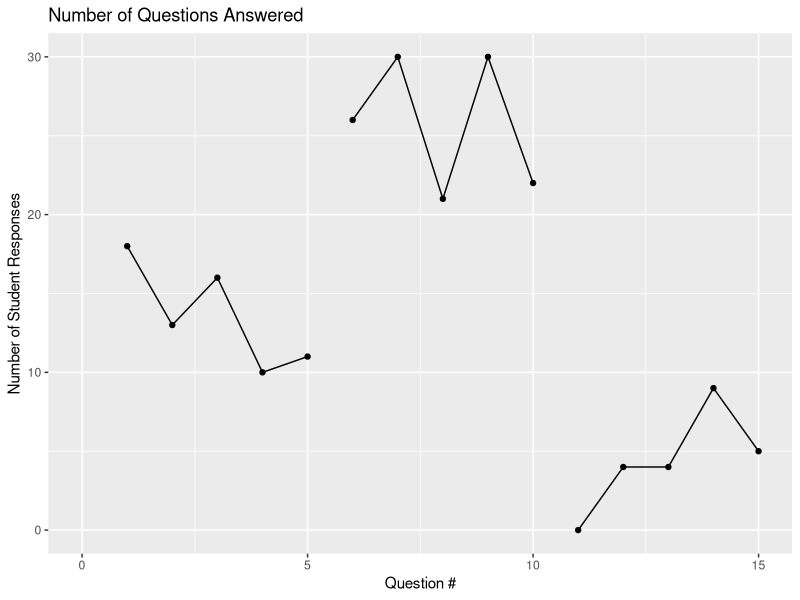
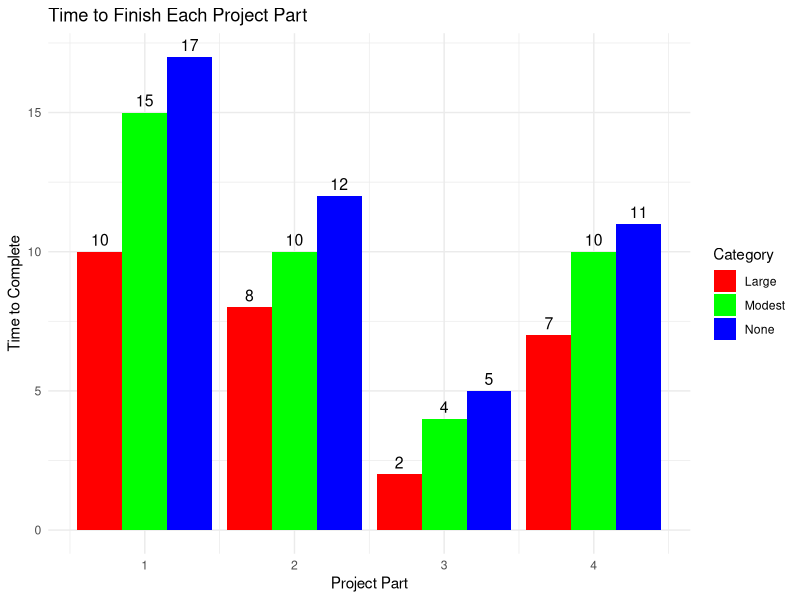
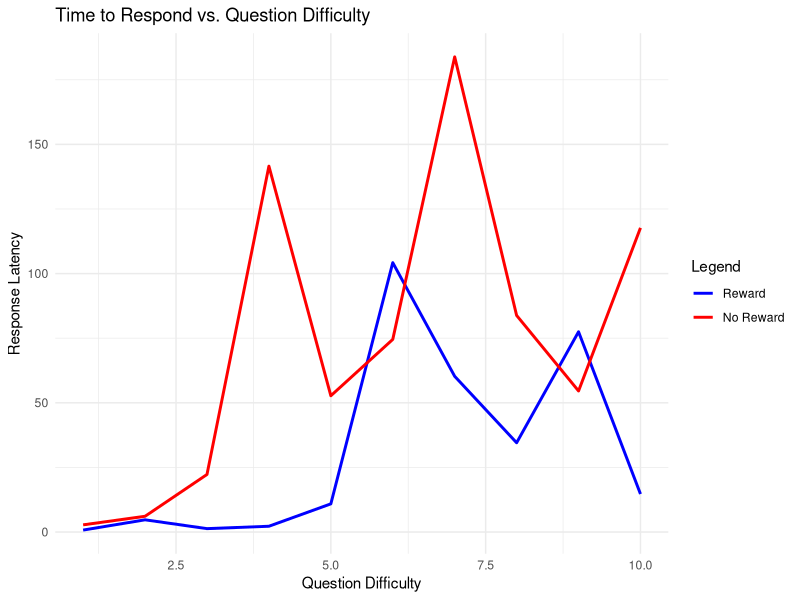

These figures' R source, in order:
## ---- chunk 1
# Import libraries
library(ggplot2)
## ---- chunk 2
# Generate random data
set.seed(1) # Set seed to make data reproducible
n = 5 # Number of days
A1 = sample(10:20, n, replace = TRUE)
B2 = sample(20:30, n, replace = TRUE)
A3 = sample(0:10, n, replace = TRUE)
data = c(A1, B2, A3)
time = seq(from = 1, to = length(data))
condition = c(rep("A1", n), rep("B2", n), rep("A3", n))
df = data.frame(data, time, condition)

# Make plot
ggplot(data = df, aes(x = time, y = data, group = condition)) + 
  geom_line() + 
  geom_point() + 
  expand_limits(x = 0, y = 0) + 
  xlab("Question #") + 
  ylab("Number of Student Responses") + 
  ggtitle("Number of Questions Answered")
## ---- chunk 3
# Data
print(A1)
print(B2)
print(A3)
## ---- chunk 4
# Create a sample data frame
data <- data.frame(
  Group = rep(1:4, each = 3),
  Category = rep(c("Large", "Modest", "None"), times = 4),
  Value = c(10, 15, 17, 8, 10, 12, 2, 4, 5, 7, 10, 11)
)

# Create the bar plot using ggplot2
ggplot(data, aes(x = Group, y = Value, fill = Category)) +
  geom_bar(stat = "identity", position = position_dodge()) +
  labs(title = "Time to Finish Each Project Part", 
       x = "Project Part", 
       y = "Time to Complete") +
  scale_fill_manual(values = c("Large" = "red", "Modest" = "green", "None" = "blue")) +
  theme_minimal() + 
  geom_text(aes(label = Value), 
              position = position_dodge(width = 0.9), 
              vjust = -0.5, 
              size = 4)
## ---- chunk 5

# Create two sample datasets
set.seed(1)
x = 1:10
y1 = c()
for (i in 1:length(x)){
  y1 = c(y1, rexp(1, rate = 1/x[i]^2))
}
y2 = c()
for (i in 1:length(x)){
  y2 = c(y2, rexp(1, rate = 0.5/x[i]^2))
}


dataset1 <- data.frame(x, y1)

dataset2 <- data.frame(x, y2)

# Create a ggplot with two line plots
ggplot() +
  geom_line(data = dataset1, aes(x = x, y = y1, color = "Line 1"), size = 1) +
  geom_line(data = dataset2, aes(x = x, y = y2, color = "Line 2"), size = 1) +
  labs(
    title = "Time to Respond vs. Question Difficulty",
    x = "Question Difficulty",
    y = "Response Latency",
    color = "Legend"
  ) +
  scale_color_manual(
    values = c("Line 1" = "blue", "Line 2" = "red"),
    labels = c("Reward", "No Reward")
  ) +
  theme_minimal()
